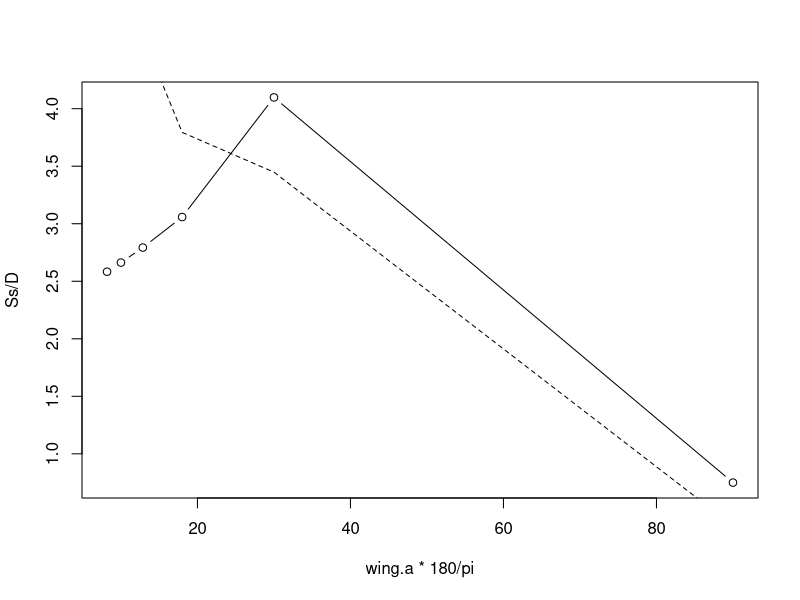
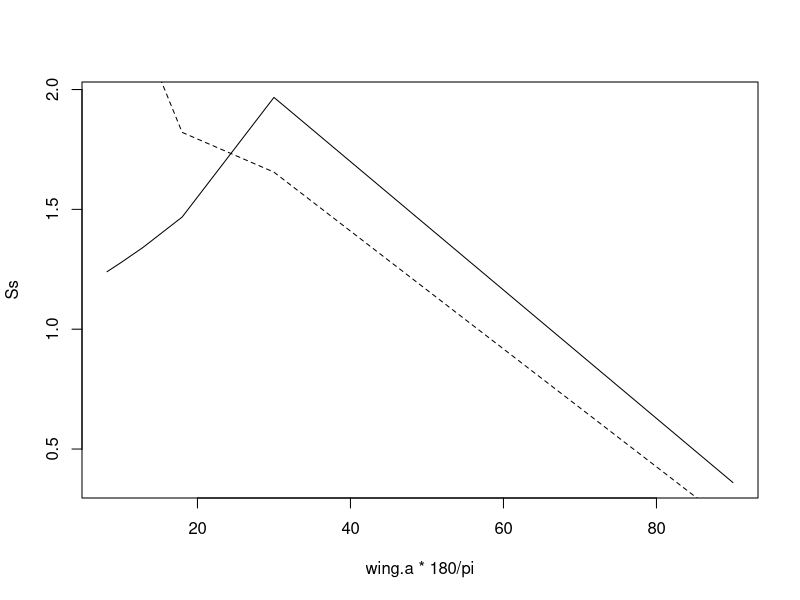
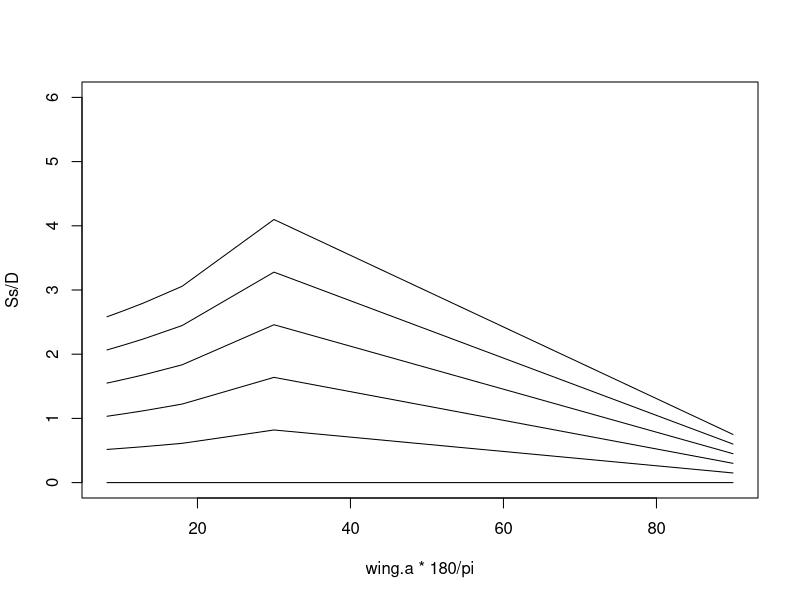
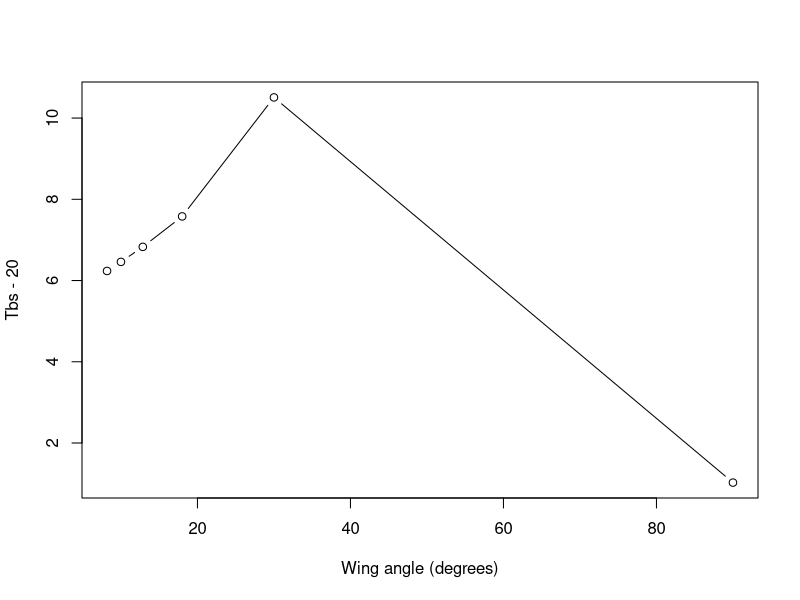

The R source for these figures, in order:
#' @title Operative Environmental Temperature of a Butterfly
#'
#' @description Predicts body temperatures (operative environmental temperatures) of a butterfly in C.
#'  \cr \cr
#'  Based on \insertCite{Kingsolver1983;textual}{TrenchR} and \insertCite{Buckley2012;textual}{TrenchR}.
#' 
#' @param T_a \code{numeric} air temperature in C.
#'
#' @param Tg  \code{numeric} surface temperature in C in the sunlight.
#'
#' @param Tg_sh \code{numeric} surface temperature in C in the shade.
#'
#' @param u \code{numeric} wind speed in m / s.
#'
#' @param H_sdir \code{numeric} direct solar radiation flux in W / \ifelse{html}{\out{m<sup>2</sup>}}{\eqn{m^2}{ASCII}}.
#'
#' @param H_sdif \code{numeric} diffuse solar radiation flux in W / \ifelse{html}{\out{m<sup>2</sup>}}{\eqn{m^2}{ASCII}}.
#'
#' @param z \code{numeric} solar zenith angle in degrees.
#'
#' @param D \code{numeric} thoracic diameter in cm.
#'
#' @param delta \code{numeric} thoracic fur thickness in mm.
#'
#' @param alpha \code{numeric} wing solar absorbtivity as a proportion. Range for Colias is 0.4 to 0.7.
#'
#' @param r_g \code{numeric} substrate solar reflectivity (proportion), see \insertCite{Kingsolver1983;textual}{TrenchR}.
#' 
#' @param wing_angle \code{numeric} wing angle (degree)
#'
#' @param shade \code{logical} indicator whether body temperature should be calculate in sun (\code{FALSE}) or shade (\code{TRUE}).
#'
#' @return \code{numeric} predicted body (operative environmental) temperature (C).
#'
#' @details 
#'  Thermal radiative flux is calculated following \insertCite{Gates1980;textual}{TrenchR} based on \insertCite{Swinbank1960;textual}{TrenchR} and \insertCite{Kingsolver1983;textual}{TrenchR} estimates using the Brunt equation with black body sky temperature from \insertCite{Swinbank1963;textual}{TrenchR}.
#'
#' @family biophysical models
#'
#' @export
#'
#' @references
#'   \insertAllCited{}
#'
#' @examples
#'   Tb_butterfly(
#'     T_a = 25, 
#'     Tg = 25, 
#'     Tg_sh = 20, 
#'     u = 0.4, 
#'     H_sdir = 300, 
#'     H_sdif = 100, 
#'     z = 30, 
#'     D = 0.36, 
#'     delta = 1.46, 
#'     alpha = 0.6, 
#'     r_g = 0.3)
#'
Tb_butterfly <- function (T_a, Tg, Tg_sh, u, H_sdir, H_sdif, z, D, delta, alpha, r_g = 0.3, wing_angle=42, shade = FALSE) {
  
  stopifnot(u >= 0, H_sdir >= 0, H_sdif >= 0, z >= -90, z <= 90, D > 0, delta >= 0, alpha >= 0, r_g >= 0, r_g <= 1, shade %in% c(FALSE, TRUE) )  
  
  # conversions
  
  # temperatures C to K
  
  TaK <- T_a + 273.15
  TaK_sh <- TaK
  Tg <- Tg + 273.15 
  Tg_sh <- Tg_sh + 273 
  
  # wind speed m/s to cm/s
  
  u <- u *100  
  
  # solar flux W/m2 to mW/cm2
  
  H_sdir <- H_sdir / 10 
  H_sdif <- H_sdif / 10
  
  # thoracic fur thickness mm to cm
  
  delta <- delta / 10     
  
  
  # Total solar radiation
  
  H_sttl <- H_sdir + H_sdif
  
  
  # Butterfly Parameters
  
  # surface emisivity, ranges from 0.95-1
  
  epsilon_s <- 0.97; 
  
  # Stefan-Boltzman constant, mW cm^-2 K^04 or 5.67*10^-8 W m-2 K-4
  
  sigma <- 5.67*10^-9 
  
  # butterfly thermal emmissivity
  
  Ep <- 1 
  
  # k_e- thermal conductivity of the fur, 1.3mWcm^-1*K^-1
  
  k_e <- 1.3; 
  
  # r_i- body radius from Kingsolver 1983
  
  r_i <- 0.15 
  
  # approximate thermal conductivity of air, mWcm^-1*K^-1
  
  k_a <- 0.25
  
  #  kinematic viscocity of air, cm^2/s at 300K 
  #     http://www.engineeringtoolbox.com/air-absolute-kinematic-viscosity-d_601.html
  
  v <- 15.68 * 10^-2  
  
  #-----
  #https://www.jstor.org/stable/pdf/4217669.pdf
  #S #area for radiation intercepted
  wing.angle= wing_angle*pi/180   #angle from vertical in radians, angle for pontia during flight, wing spread angle of 42degrees
  
  #calculate values for integers above and below then interpolate
  n=c(5,4,3,2,1,0)
  wing.as= pi/(2*(1+2*n))
  #find ns below and above

  diffs= wing.angle - wing.as
  if(min(diffs)<0 & max(diffs)>0){
  low.a=  wing.as[ which(diffs== min(diffs[diffs>0]) )]
  high.a= wing.as[ which(diffs== max(diffs[diffs<0]) )]

  #radiation intercepted
  OC_low= (r+r/tan(low.a))*(1+tan(2*low.a)/tan(low.a))
  S_low= 2*OC_low*sin(low.a)
  OC_high= (r+r/tan(high.a))*(1+tan(2*high.a)/tan(high.a))
  S_high= 2*OC_high*sin(high.a)

  #interpolate
  S= S_low+((wing.angle-low.a)/(high.a-low.a))*(S_high-S_low)
  }

  if(max(diffs)<0){
    OC= (r+r/tan(max(wing.as)))*(1+tan(2*max(wing.as))/tan(max(wing.as)))
    S= 2*OC*sin(max(wing.as))
  }
  if(min(diffs)>0){
    O= (r+r/tan(min(wing.as)))*(1+tan(2*min(wing.as))/tan(min(wing.as)))
    S= 2*OC*sin(min(wing.as))
  }
  if(min(abs(diffs))==0){
    OC= (r+r/tan(wing.angle))*(1+tan(2*wing.angle)/tan(wing.angle))
    S= 2*OC*sin(wing.angle)
  }
  
  S= S*alpha #account for reflectence
  
  L=0.915  #0.915 #calculate area for solar radiation using FWL, look for body length
  
  # convert length to area 
  # how to calculate absorptivity from wing traits
  #------
  
  A_sdir=S*L
  
  # total surface area cm^2 as area of cylinder without ends
  A_sttl <- pi * D * 2 
  
  #-----------------------------
  #UPDATE RADIATION ESTIMATES
  
  # direct and reflected surface areas For butterflies basking with wings perpendicular to radiation 
  A_sref <- 0 #CHECK A_sdir
  
  # RADIATIVE HEAT FLUx, mW
  
  #For Colias: Q_s <- alpha * A_sdir * H_sdir / cos(z * pi / 180) + alpha * A_sref * H_sdif + alpha * r_g * A_sref * H_sttl  
  
  Q_s <- A_sdir * H_sdir / cos(z * pi / 180) + alpha * A_sref * H_sdif + alpha * r_g * A_sref * H_sttl  
  #direct radiation already accounts for absorptivity
  
  #-----------------------------
  
  # THERMAL RADIATIVE FLUX in K
  
  # black body sky temperature from Swinbank 1963
  
  # Tsky <- 0.0552*(TaK)^1.5 
  
  # Gates 1980 Biophysical ecology based on Swinbank 1960, Kingsolver (1983) estimates using Brunt equation
  
  Tsky <- (1.22 * T_a - 20.4) + 273.15 
  
  # Q_t <- 0.5* A_sttl * Ep * sigma * (Tb^4 - Tsky^4) +0.5* A_sttl * Ep * sigma * (Tb^4 - Tg^4)
  
  
  # CONVECTIVE HEAT FLUX
  
  # Reynolds number- ratio of interval viscous forces
  
  R_e <- u * D / v
  
  # Nusselt number- dimensionless conductance
  
  N_u <- 0.6 * R_e^0.5
  
  # Kingsolver 1983
  
  # N_u <- 2.3 
  
  
  h_c <- N_u * k_a / D;
  
  
  # total convective heat transfer coefficient
  
  h_T <- (1 / h_c + (r_i + delta) * log((r_i + delta) / r_i) / k_e)^-1;  
  
  # convective heat transfer surface area
  
  # A_c <- A_sttl
  
  # Q_c <- h_T * A_c * (Tb-T_a)
  
  
  # Shade Adjustments
  
  # UPDATE SHADE
  if (shade) {

    # Calculate without basking by dividing areas by two

    A_sttl <- A_sttl / 2

    # RADIATIVE HEAT FLUX IN SHADE, mW

    A_sdir <- A_sttl/2
    A_sref <- A_sdir

    # No direct radiation, only diffuse and reflected

    H_sdir_sh <- 0
    H_sdif_sh <- H_sdif
    H_sttl <- H_sdif + H_sdif_sh

    Q_s <- A_sdir * H_sdir_sh / cos(z * pi / 180) + alpha * A_sref * H_sdif_sh + alpha * r_g * A_sref * H_sttl;
    
    # Use shaded surface temperature

    Tg< - Tg_sh

  }
  
  # Solution 
  
  a <- A_sttl * Ep * sigma
  b <- h_T * A_sttl
  d <- h_T * A_sttl * TaK +0.5 * A_sttl * Ep * sigma * Tsky^4 + 0.5 * A_sttl * Ep * sigma * (Tg)^4 + Q_s
  
  # in K
  
  Te <- 1 / 2 * sqrt((2 * b) / (a * sqrt((sqrt(3) * sqrt(256 * a^3 * d^3 + 27 * a^2 * b^4) + 9 * a * b^2)^(1 / 3) / (2^(1 / 3) * 3^(2 / 3) * a) - (4 * (2 / 3)^(1 / 3) * d) / (sqrt(3) * sqrt(256 * a^3 * d^3 + 27 * a^2 * b^4) + 9 * a * b^2)^(1 / 3))) - (sqrt(3) * sqrt(256 * a^3 * d^3 + 27 * a^2 * b^4) + 9 * a * b^2)^(1 / 3) / (2^(1 / 3) * 3^(2 / 3) * a) + (4 * (2 / 3)^(1 / 3) * d) / (sqrt(3) * sqrt(256 * a^3 * d^3 + 27 * a^2 * b^4) + 9 * a * b^2)^(1 / 3)) - 1 / 2 * sqrt((sqrt(3) * sqrt(256 * a^3 * d^3 + 27 * a^2 * b^4) + 9 * a * b^2)^(1 / 3) / (2^(1 / 3) * 3^(2 / 3) * a) - (4 * (2 / 3)^(1 / 3) * d) / (sqrt(3) * sqrt(256 * a^3 * d^3 + 27 * a^2 * b^4) + 9 * a * b^2)^(1 / 3)) 
  
  # in C
  
  Te - 273.15
  
} 

#Plasticity: https://doi.org/10.1093/icb/38.3.545
#Kingsolver, J. G. 1987. Evolution and coadaptation of thermoregulatory behavior and wing pigmentation
#pattern in pierid butterflies. Evolution 41:472—490.
#P. occidentalis
#Longday= 16 hr light; shortday= 10 hr light

#----
#Thermoregulatory significance of wing melanization in Pieris butterflies: Physics, posture, and pattern
#https://www.jstor.org/stable/pdf/4217669.pdf
#reflectance model
#a dimensionless wing length, (L/D), the ratio of thermally-effective wing length to body diameter, and a dimensionless amount of radiation intercepted, (S/D). 

#Measurements with a spectroreflectometer (Kingsolver 1983 a) for Pieris show that the white dorsal wing surfaces have a solar reflectivity of more than 0.8, while the reflectivity of the black melanic wing regions is less than 0.3. 

#Thermal ecology of Pieris butterflies (Lepidoptera: Pieridae): a new mechanism of behavioral thermoregulation
#https://www.jstor.org/stable/pdf/4217668.pdf
#Colorado temperature dependence of flight

orient.angle=0 #orientation angle, angle from vertical

wing.angle.d= 45 #angle from vertical
#convert to radians
wing.angle= pi/10   #wing.angle.d*pi/180

#basking during flight initiation: Pontia (42degrees), Pieris (17 degrees)
#basking during flight behavior: Pontia (48degrees), Pieris (23 degrees)

#body radius
r= 0.36/2 #cm CHECK
#wingspan 4.5 to 6.5 cm #https://entnemdept.ufl.edu/creatures/veg/leaf/imported_cabbageworm.htm

R=0.8 #reflectivity
#L #reflective wing length
#S #area for radiation intercepted
#r #body radius

#reflective wing length
L= (r+r/tan(wing.angle))*tan(2*wing.angle)/tan(wing.angle)+r
#check degree vs radians

#radiation intercepted
OC= (r+r/tan(wing.angle))*(1+tan(2*wing.angle)/tan(wing.angle))
S= 2*OC*sin(wing.angle)
S=S*R #check reduction
#For wings of reflectivity R less than 1.0, the radiation intercepted must be reduced appropriately from the values
#of S obtained above. For each reflection from the wing, the radiation intercepted is reduced by a factor R

#S is wing area absorbing direct solar radiation

#Recreate figure 3
#Fig 3: maximum radiation intercepted (S/D), minimum wing length required to intercept maximum radiation (L/D) 

n=c(0, 1, 2, 3, 4, 5)
wing.a= pi/(2*(1+2*n))

Ss= rep(NA, length(wing.a))
Ls= rep(NA, length(wing.a))

for(wing.k in 1: length(wing.a)){
  wing.angle= wing.a[wing.k]
  
  #reflective wing length
  Ls[wing.k]= (r+r/tan(wing.angle))*tan(2*wing.angle)/tan(wing.angle)+r
  
  #radiation intercepted
  OC= (r+r/tan(wing.angle))*(1+tan(2*wing.angle)/tan(wing.angle))
  Ss[wing.k]= 2*OC*sin(wing.angle)
  }

D=0.48 #to produce Fig. 3 #0.36
plot(wing.a*180/pi, Ss/D, type="b")
points(wing.a*180/pi, Ls/D, type="l", lty="dashed")

#plot lengths
plot(wing.a*180/pi, Ss, type="l")
points(wing.a*180/pi, Ls, type="l", lty="dashed")

#-----
#Fig 5
ref= c(0,.2,.4,.6,.8)
plot(wing.a*180/pi, Ss/D, type="l", ylim=c(0,6))
for (ref.k in 1:length(ref)){
points(wing.a*180/pi, Ss*ref[ref.k]/D, type="l")
}

#-----
#Fig 7
wing.a= seq(80,5,-2)

n=c(0, 1, 2, 3, 4, 5)
wing.a= pi/(2*(1+2*n))*180/pi

Tbs= rep(NA, length(wing.a))

for(wing.k in 1: length(wing.a)){
  Tbs[wing.k]= Tb_butterfly( T_a = 20, Tg = 20, Tg_sh = 20, u = 1, 
                            H_sdir = 800, H_sdif = 200, z = 30, D = 0.36, 
                            delta = 1.46, alpha = 0.6, r_g = 0.3, wing_angle=wing.a[wing.k])
}
  
plot(wing.a,Tbs-20, xlab="Wing angle (degrees)", type="b")

T_a = 20; Tg = 20; Tg_sh = 20; u = 1; 
H_sdir = 800; H_sdif = 200; z = 30; D = 0.36; 
delta = 1.46; alpha = 0.6; r_g = 0.3; wing_angle=wing.a[1]



